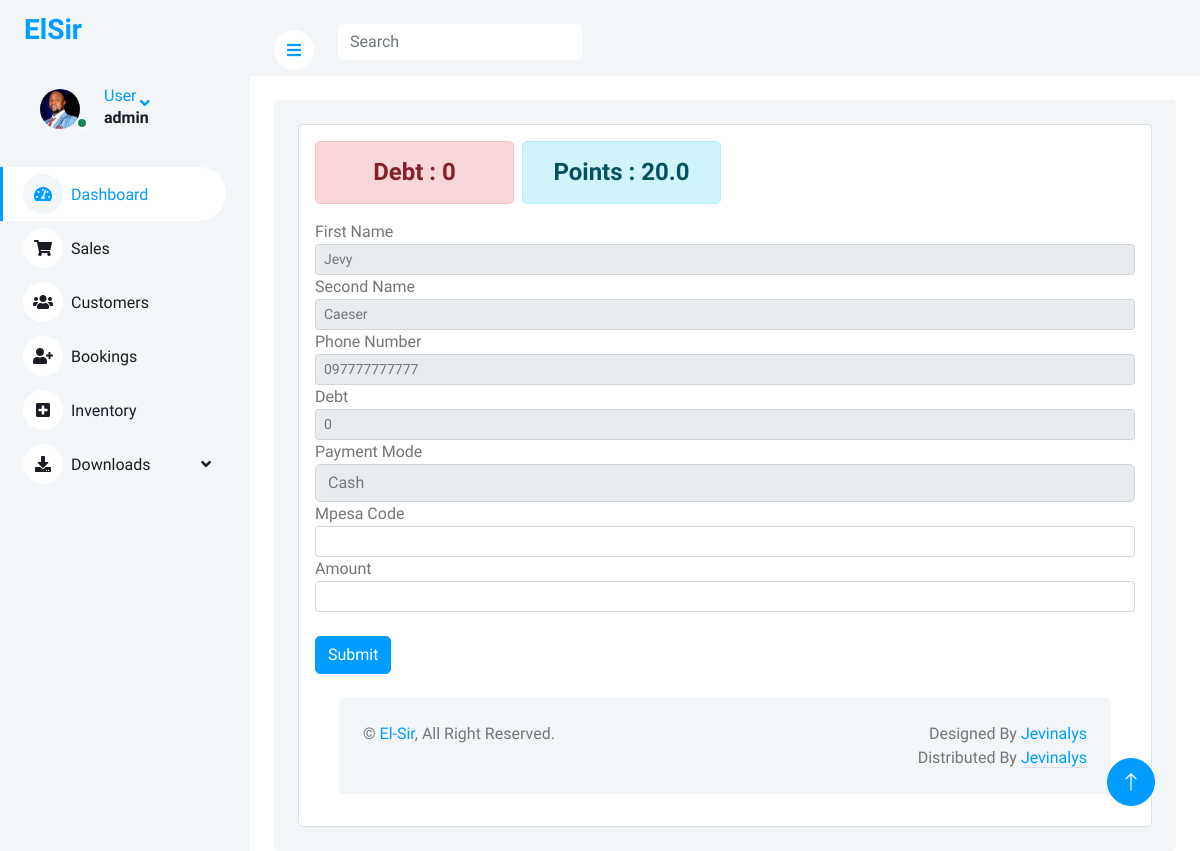
/payDebt/6 (signed in), run on the app's committed database.
### elsiruser/models.py (models this page shows, shortened)
class Customer(models.Model):
    first_name = models.CharField(max_length=255)
    second_name = models.CharField(max_length=255)
    phone = models.CharField(max_length=12)
    email_address =models.EmailField(null=True,blank=True)
    debt = models.IntegerField(null=True, blank=True,default=0)
    loyalty_points = models.FloatField(null=True, blank=True,default=0)

### elsiruser/views.py (the view, shortened to what this page needs)
# urls.py: path('payDebt/<str:pk>',views.payDebt, name="payDebt"),
@login_required(login_url='login')
def payDebt(request,pk):
    customer = Customer.objects.get(id=pk)
    form = CustomerForm(initial = {'first_name':customer.first_name,'second_name':customer.second_name,'phone':customer.phone,'debt':customer.debt})
    context = {
        'customer':customer,
        'form':form,
        'values': request.POST
    }
    return render(request,'paydebt.html',context)

### elsiruser/forms.py
class CustomerForm(ModelForm):
    class Meta:
        model = Customer
        fields = ['first_name','second_name','phone','email_address']
        widgets = {
            'first_name': forms.TextInput(attrs={'class':'form-control', 'id':'fnameid'}),
            'second_name': forms.TextInput(attrs={'class':'form-control', 'id':'snameid'}),
            'phone': forms.TextInput(attrs={'class':'form-control', 'id':'phoneid'}),
            'email_address': forms.EmailInput(attrs={'class':'form-control', 'id':'mailid'})
        }

### elsiruser/templates/paydebt.html (shortened to what this page needs)
{% extends 'base.html' %}
{% load static %}
{% block content %}
{%include 'sidebar.html' %}
<div class="content">
  <nav class="navbar navbar-expand bg-light navbar-light sticky-top px-4 py-0">
    <a href="#" class="sidebar-toggler flex-shrink-0">
      <i class="fa fa-bars"></i>
    </a>
    <form class="d-none d-md-flex ms-4">
      <input class="form-control border-0" type="search" placeholder="Search">
    </form>
  </nav>
  <div class="container-fluid pt-4 px-4">
    <div class="bg-light text-left rounded p-4">
      <div class="card">
        <div class="card-body">
          <div class="row g-2">
            <div class="col-sm-4 col-xl-3">
                  <div>
                      <h4 class="text-center alert alert-danger ">Debt : {{customer.debt}}</h4>
                  </div>
            </div>
            <div class="col-sm-4 col-xl-3">
              <div>
                  <h4 class="text-center alert alert-info ">Points : {{customer.loyalty_points}}</h4>
              </div>
            </div>
          </div>
          <form action="{% url 'payDebt' customer.id %}" method="post">
            <div class="form-group">
              <label for="">First Name</label>
              <input type="text" class="form-control form-control-sm" name="FirstName" value="{{customer.first_name}}" readonly/>
            <div>
            <div class="form-group">
              <label for="">Second Name</label>
              <input type="text" class="form-control form-control-sm" name="SecondName" value="{{customer.second_name}}" readonly/>
            <div>
              <div class="form-group">
                <label for="">Phone Number</label>
                <input type="text" class="form-control form-control-sm" name="Phone" value="{{customer.phone}}" readonly />
                <div class="form-group">
                  <label for="serviceprice">Debt</label>
                  <input type="number" value="{{customer.debt}}" class="form-control form-control-sm" id="serviceprice" name="Debt" readonly />
                </div>
                  <div class="form-group">
                    <label for="">Payment Mode</label>
                    <select class="form-control" default="{{values.cash}}" name="payment">
                      <option name="payment" value="{{values.cash}}">Cash</option>
                    </select>
                  </div>
                  <div class="form-group">
                    <label for="">Mpesa Code</label>
                    <input type="text" class="form-control form-control-sm" name="code" value="{{values.code}}" />
                  </div>
                  <div class="form-group">
                    <label for="">Amount</label>
                    <input type="text" class="form-control form-control-sm" name="amount" value="{{values.amount}}" />
                  </div>
                  <br>
                  <input type="submit" value="Submit" class="btn btn-primary btn-primary-sm" />
          </form>
        </div>
      </div>
    </div>
    {% endblock %}

### elsiruser/templates/sidebar.html (shortened to what this page needs)
{% load static %}
<div class="sidebar pe-4 pb-3">
    <nav class="navbar bg-light navbar-light">
        <a href="dashboard.html" class="navbar-brand mx-4 mb-3">
            <h3 class="text-primary"></i>ElSir</h3>
        </a>
        {% if user.is_authenticated %}
            <div class="nav-item dropdown">
                <a href="#" class="nav-link dropdown-toggle" data-bs-toggle="dropdown">
                    <div class="d-flex align-items-center ms-4 mb-4">
                        <div class="position-relative">
                            <img class="rounded-circle me-lg-2" src="{% static 'elsiruser/img/user1.jpg' %}" alt="" style="width: 40px; height: 40px;">
                            <div class="bg-success rounded-circle border border-2 border-white position-absolute end-0 bottom-0 p-1"></div>
                        </div>
                        <div class="ms-3">
                            <span class="d-none d-lg-inline-flex">User</span>
                            <h6>{{user.username}}</h6>
                        </div>
                    </div>
                </a>
            </div>
        {% else %}
            <a href="{%url 'login' %}" class="dropdown-item">LogIn</a>
        {% endif %}
        <div class="navbar-nav w-100">
            <a href="{% url 'dashboard' %}" class="nav-item nav-link active"><i class="fa fa-tachometer-alt me-2"></i>Dashboard</a>
            <a href="{% url 'sales' %}" class="nav-item nav-link"><i class="fa fa-shopping-cart me-2"></i>Sales</a>
            <a href="{% url 'customers' %}" class="nav-item nav-link"><i class="fa fa-users me-2"></i>Customers</a>
            <a href="{% url 'bookings' %}" class="nav-item nav-link"><i class="fa fa-user-plus me-2"></i>Bookings</a>
            <a href="{% url 'Inventory' %}" class="nav-item nav-link"><i class="fa fa-plus-square me-2"></i>Inventory</a>
            <div class="nav-item dropdown">
                <a href="#" class="nav-link dropdown-toggle" data-bs-toggle="dropdown"><i class="fa fa-download me-2"></i>Downloads</a>
            </div>
        </div>
    </nav>
</div>

### static/elsiruser/css/style.css (style rules this page uses)
:root { --primary: #009CFF; --light: #F3F6F9; --dark: #191C24; }
.btn { transition: .5s; }
.btn.btn-primary { color: #FFFFFF; }
.sidebar { position: fixed; top: 0; left: 0; bottom: 0; width: 250px; height: 100vh; overflow-y: auto; background: var(--light); transition: 0.5s; z-index: 999; }
.content { margin-left: 250px; min-height: 100vh; background: #FFFFFF; transition: 0.5s; }
@media (min-width: 992px) { .sidebar { margin-left: 0; } }
@media (min-width: 992px) { .content { width: calc(100% - 250px); } }
.sidebar .navbar .navbar-nav .nav-link { padding: 7px 20px; color: var(--dark); font-weight: 500; border-left: 3px solid var(--light); border-radius: 0 30px 30px 0; outline: none; }
.sidebar .navbar .navbar-nav .nav-link:hover, .sidebar .navbar .navbar-nav .nav-link.active { color: var(--primary); background: #FFFFFF; border-color: var(--primary); }
.sidebar .navbar .navbar-nav .nav-link i { width: 40px; height: 40px; display: inline-flex; align-items: center; justify-content: center; background: #FFFFFF; border-radius: 40px; }
.sidebar .navbar .navbar-nav .nav-link:hover i, .sidebar .navbar .navbar-nav .nav-link.active i { background: var(--light); }
.sidebar .navbar .dropdown-toggle::after { position: absolute; top: 15px; right: 15px; border: none; content: "\f107"; font-family: "Font Awesome 5 Free"; font-weight: 900; transition: .5s; }
.content .navbar .sidebar-toggler, .content .navbar .navbar-nav .nav-link i { width: 40px; height: 40px; display: inline-flex; align-items: center; justify-content: center; background: #FFFFFF; border-radius: 40px; }

### data on the page
Customer: debt "0", loyalty_points "20.0", FirstName "Jevy", SecondName "Caeser", Phone "097777777777", Debt "0"

### other printed values
{{ user.username }} "admin"
